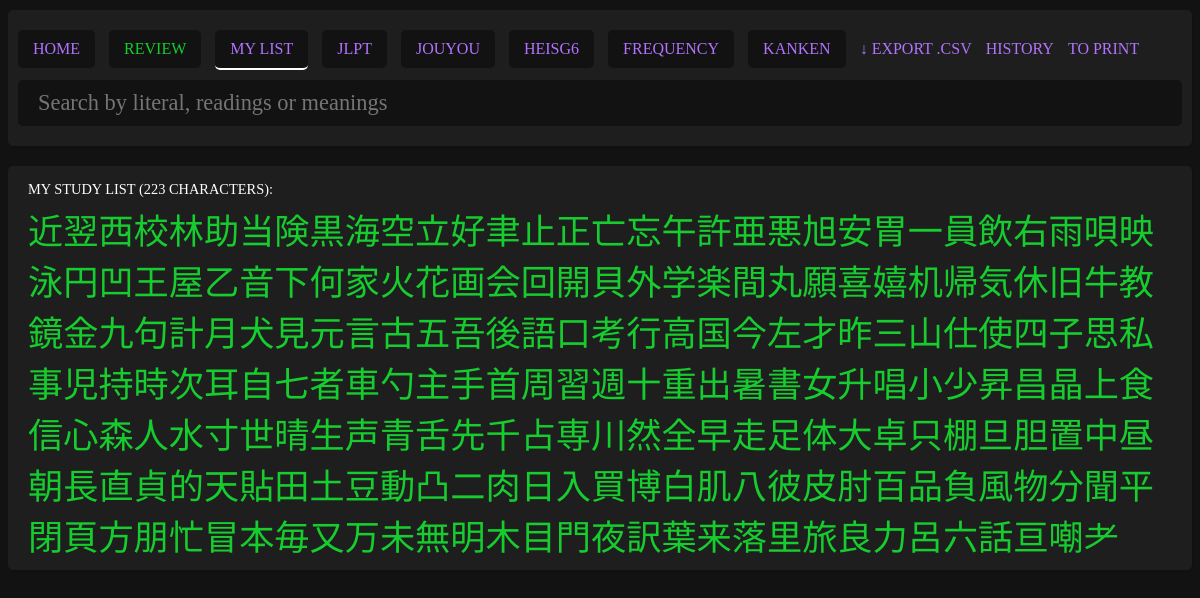
The page /pages/list.php?list=my_list on the database as committed earlier.
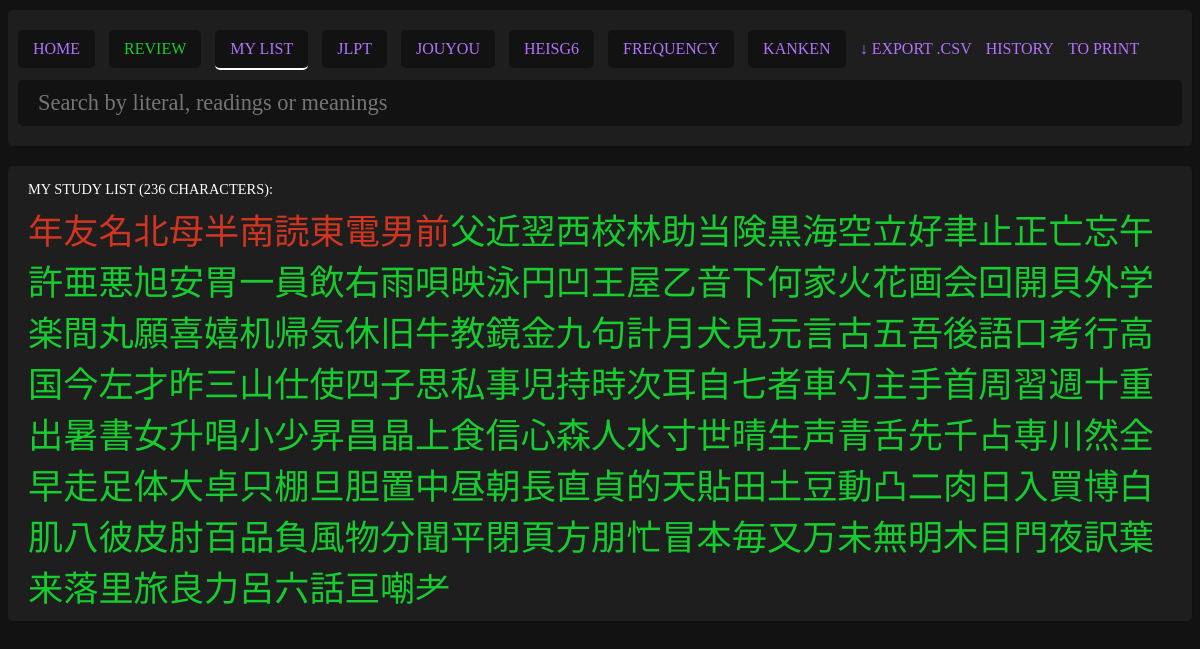
The same page on the database as committed later.
### tables this page shows
CREATE TABLE "kanjis" (
	"literal"	TEXT NOT NULL UNIQUE,
	"meanings"	TEXT NOT NULL,
	"onReadings"	TEXT,
	"kunReadings"	TEXT,
	"strokes"	INTEGER,
	"jlpt"	INTEGER,
	"frequency"	INTEGER,
	"grade"	INTEGER,
	"heisg6"	INTEGER,
	"components"	TEXT,
	"other_forms"	TEXT, "kanken" INTEGER NULL, "story" TEXT NULL, "added" INTEGER NULL, "score" INTEGER NULL, "added_at" datetime, "unfinished" integer,
	PRIMARY KEY("literal")
);

### pages/list.php (the view, shortened to what this page needs)
<?php require '../parts/header.php'; ?>
<?php if (!isset($_GET['list'])) : ?>
    <div class="list">
        No list selected.
    </div>
<?php else : ?>
    <?php
    $myPDO = new PDO('sqlite:../data/kanjis.db');
    function loop_entries($entries)
    {
        $text = '';
        foreach ($entries as $entry) {
            $text .= '<a href="kanji.php?literal=' . $entry['literal'] . '"';
            if ($entry['added'] == 1) {
                $unfinished = ($entry['unfinished']) ? ' unfinished' : '';
                $text .= ' class="added' . $unfinished . '"' . ' title="Added: ' . $entry['added_at'] . ' • Score: ' . $entry['score'] . '"';
            }
            $text .= '>' . $entry['literal'] . '</a>';
        }
        return $text;
    }
    ?>
    <div class="list">
        <?php if ($_GET['list'] == 'jlpt') : ?>
            <?php
            echo text_jlpt($myPDO, 5);
            echo text_jlpt($myPDO, 4);
            echo text_jlpt($myPDO, 3);
            echo text_jlpt($myPDO, 2);
            echo text_jlpt($myPDO, 1);
            ?>
        <?php elseif ($_GET['list'] == 'my_list') : ?>
            <?php
            $sql = "SELECT literal, added, added_at, score, unfinished FROM kanjis WHERE added = 1 ORDER BY added_at DESC";
            $stmt = $myPDO->query($sql);
            $entries = $stmt->fetchAll();
            ?>
            <div class="title">MY STUDY LIST (<?php echo count($entries); ?> characters):</div>
            <?php if (count($entries) == 0) : ?>
                <p>You haven't added any kanjis yet! To do so click on the "<strong>Add</strong>" button on the top right of the page when viewing a kanji.</p>
            <?php else : ?>
                <?php echo loop_entries($entries); ?>
            <?php endif; ?>
        <?php else : ?>
            No such list.
        <?php endif;
        ?>
    </div>
<?php endif;
?>
<?php require '../parts/footer.php'; ?>

Rows that differ between the two databases and show on the page:
now on this page (row edited): kanjis: literal "年"
now on this page (row edited): kanjis: literal "友"
now on this page (row edited): kanjis: literal "名"
now on this page (row edited): kanjis: literal "北"
now on this page (row edited): kanjis: literal "母"
now on this page (row edited): kanjis: literal "半"
now on this page (row edited): kanjis: literal "南"
now on this page (row edited): kanjis: literal "読"
now on this page (row edited): kanjis: literal "東"
now on this page (row edited): kanjis: literal "電"
now on this page (row edited): kanjis: literal "男"
now on this page (row edited): kanjis: literal "前"
now on this page (row edited): kanjis: literal "父"
Other text that changed with them:
count($entries): "223" → "236"
